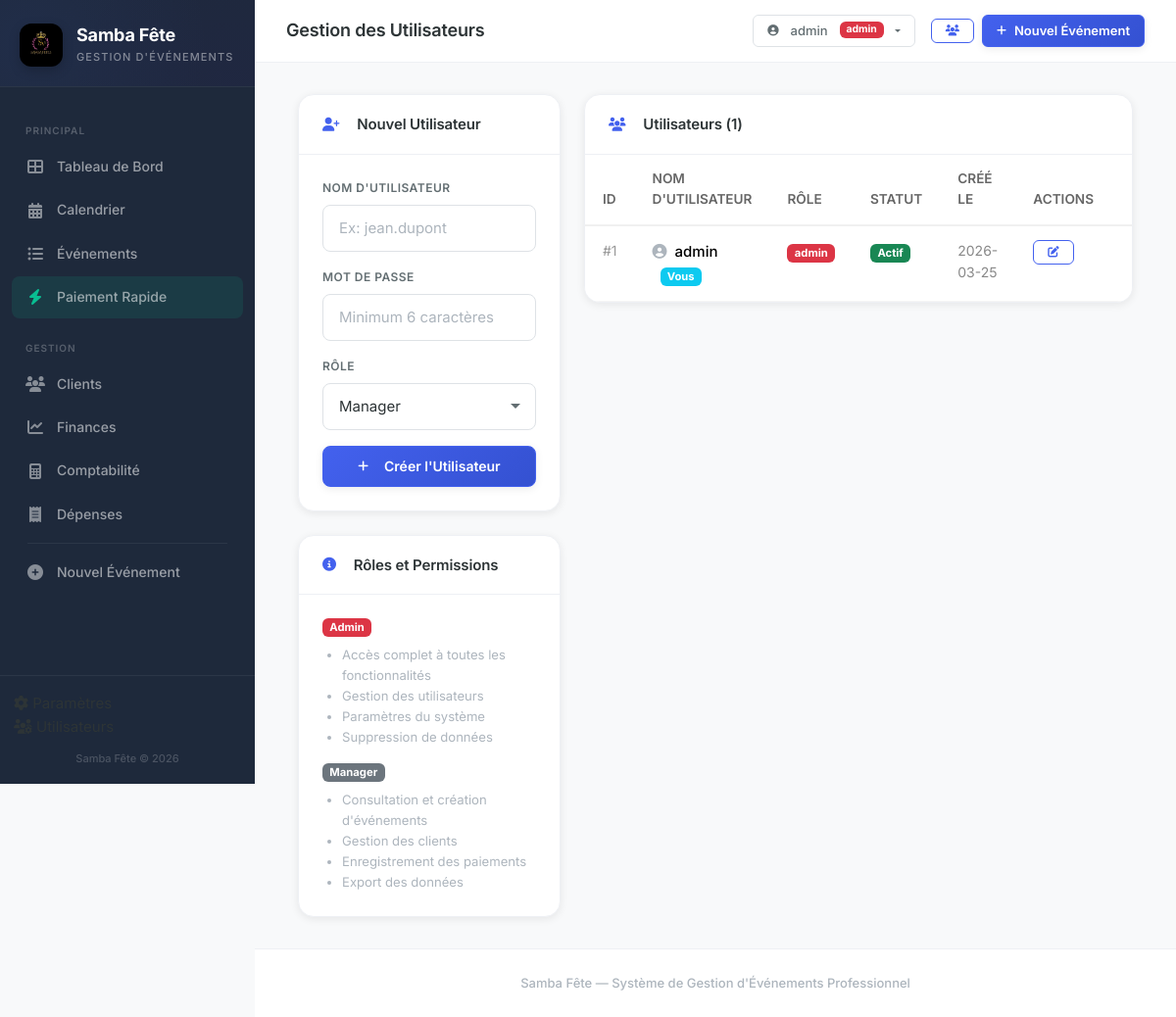
The page /parametres/utilisateurs (signed in) on the database its author committed.
### tables this page shows
CREATE TABLE users (
                id INTEGER PRIMARY KEY AUTOINCREMENT,
                username TEXT UNIQUE NOT NULL,
                password_hash TEXT NOT NULL,
                role TEXT NOT NULL DEFAULT 'manager',
                is_active INTEGER DEFAULT 1,
                created_at TEXT DEFAULT (datetime('now','localtime'))
            );

### app.py (the view)
@app.route("/parametres/utilisateurs", methods=["GET"])
@login_required
def users():
    if not is_admin():
        flash("Accès réservé aux administrateurs", "danger")
        return redirect(url_for("index"))
    users_list = get_all_users()
    return render_template("users.html", users=users_list, current_user=current_user)

### templates/users.html (shortened to what this page needs)
{% extends "base.html" %}
{% block page_title %}Gestion des Utilisateurs{% endblock %}
{% block content %}
<div class="container-fluid">
    <div class="row g-4">
        <div class="col-lg-4">
            <div class="card-custom mb-4">
                <div class="card-header-custom">
                    <h5 class="mb-0"><i class="fas fa-user-plus me-2"></i>Nouvel Utilisateur</h5>
                </div>
                <div class="card-body-custom">
                    <form method="POST" action="{{ url_for('add_user') }}">
                        <div class="mb-3">
                            <label class="form-label-elegant">Nom d'utilisateur</label>
                            <input type="text" name="username" class="form-input-elegant" required
                                   placeholder="Ex: jean.dupont" autocomplete="off">
                        </div>
                        <div class="mb-3">
                            <label class="form-label-elegant">Mot de passe</label>
                            <input type="password" name="password" class="form-input-elegant" required
                                   placeholder="Minimum 6 caractères" minlength="6">
                        </div>
                        <div class="mb-3">
                            <label class="form-label-elegant">Rôle</label>
                            <select name="role" class="form-input-elegant">
                                <option value="manager">Manager</option>
                            </select>
                        </div>
                        <button type="submit" class="btn btn-primary w-100">
                            <i class="fas fa-plus me-2"></i>Créer l'Utilisateur
                        </button>
                    </form>
                </div>
            </div>
            <div class="card-custom">
                <div class="card-header-custom">
                    <h5 class="mb-0"><i class="fas fa-info-circle me-2"></i>Rôles et Permissions</h5>
                </div>
                <div class="card-body-custom">
                    <div class="mb-3">
                        <div class="d-flex align-items-center mb-2">
                            <span class="badge bg-danger me-2">Admin</span>
                        </div>
                        <ul class="small text-muted mb-0" style="padding-left: 20px;">
                            <li>Accès complet à toutes les fonctionnalités</li>
                            <li>Gestion des utilisateurs</li>
                            <li>Paramètres du système</li>
                            <li>Suppression de données</li>
                        </ul>
                    </div>
                    <div>
                        <div class="d-flex align-items-center mb-2">
                            <span class="badge bg-secondary me-2">Manager</span>
                        </div>
                        <ul class="small text-muted mb-0" style="padding-left: 20px;">
                            <li>Consultation et création d'événements</li>
                            <li>Gestion des clients</li>
                            <li>Enregistrement des paiements</li>
                            <li>Export des données</li>
                        </ul>
                    </div>
                </div>
            </div>
        </div>
        <div class="col-lg-8">
            <div class="card-custom">
                <div class="card-header-custom d-flex justify-content-between align-items-center">
                    <h5 class="mb-0"><i class="fas fa-users me-2"></i>Utilisateurs ({{ users|length }})</h5>
                </div>
                <div class="card-body-custom p-0">
                    <div class="table-responsive">
                        <table class="table table-hover mb-0">
                            <thead>
                                <tr>
                                    <th style="padding: 14px 18px; font-weight: 600; font-size: 0.85rem; text-transform: uppercase; color: #666; border-bottom: 2px solid #f0f0f0;">ID</th>
                                    <th style="padding: 14px 18px; font-weight: 600; font-size: 0.85rem; text-transform: uppercase; color: #666; border-bottom: 2px solid #f0f0f0;">Nom d'utilisateur</th>
                                    <th style="padding: 14px 18px; font-weight: 600; font-size: 0.85rem; text-transform: uppercase; color: #666; border-bottom: 2px solid #f0f0f0;">Rôle</th>
                                    <th style="padding: 14px 18px; font-weight: 600; font-size: 0.85rem; text-transform: uppercase; color: #666; border-bottom: 2px solid #f0f0f0;">Statut</th>
                                    <th style="padding: 14px 18px; font-weight: 600; font-size: 0.85rem; text-transform: uppercase; color: #666; border-bottom: 2px solid #f0f0f0;">Créé le</th>
                                    <th style="padding: 14px 18px; font-weight: 600; font-size: 0.85rem; text-transform: uppercase; color: #666; border-bottom: 2px solid #f0f0f0; width: 120px;">Actions</th>
                                </tr>
                            </thead>
                            <tbody>
                                {% for user in users %}
                                <tr style="border-bottom: 1px solid #f5f5f5;">
                                    <td style="padding: 14px 18px; color: #999; font-size: 0.875rem;">#{{ user.id }}</td>
                                    <td style="padding: 14px 18px; font-weight: 500;">
                                        <i class="fas fa-user-circle me-2 text-muted"></i>{{ user.username }}
                                        {% if user.id == current_user.id %}
                                        <span class="badge bg-info ms-2" style="font-size: 0.7rem;">Vous</span>
                                        {% endif %}
                                    </td>
                                    <td style="padding: 14px 18px;">
                                        <span class="badge bg-{% if user.role == 'admin' %}danger{% else %}secondary{% endif %}">
                                            {{ user.role }}
                                        </span>
                                    </td>
                                    <td style="padding: 14px 18px;">
                                        <span class="badge bg-{% if user.is_active %}success{% else %}warning{% endif %}">
                                            {% if user.is_active %}Actif{% else %}Inactif{% endif %}
                                        </span>
                                    </td>
                                    <td style="padding: 14px 18px; color: #888; font-size: 0.875rem;">
                                        {{ (user.created_at|string)[:10] if user.created_at else 'N/A' }}
                                    </td>
                                    <td style="padding: 14px 18px;">
                                        <div class="d-flex gap-1">
                                            <button type="button" class="btn btn-sm btn-outline-primary"
                                                    data-bs-toggle="modal" data-bs-target="#editModal{{ user.id }}"
                                                    title="Modifier">
                                                <i class="fas fa-edit"></i>
                                            </button>
                                        </div>
                                    </td>
                                </tr>
                                {% endfor %}
                            </tbody>
                        </table>
                    </div>
                </div>
            </div>
        </div>
    </div>
</div>
{% endblock %}

### templates/base.html (shortened to what this page needs)
<!DOCTYPE html>
<html lang="fr">
<head>
    <link href="https://cdn.jsdelivr.net/npm/bootstrap@5.3.3/dist/css/bootstrap.min.css" rel="stylesheet">
    <link href="https://cdnjs.cloudflare.com/ajax/libs/font-awesome/6.5.1/css/all.min.css" rel="stylesheet">
    <link href="{{ url_for('static', filename='css/style.css') }}" rel="stylesheet">
</head>
<body>
    <nav id="sidebar" class="sidebar">
        <div class="sidebar-header">
            <div class="logo-icon">
                <img src="{{ url_for('static', filename='img/logo.jpg') }}" alt="Samba Fête">
            </div>
            <div class="sidebar-brand">
                <div class="brand-name">Samba Fête</div>
                <div class="brand-tagline">Gestion d'Événements</div>
            </div>
        </div>
        <ul class="sidebar-nav">
            <li class="nav-section-title">Principal</li>
            <li class="nav-item">
                <a href="{{ url_for('index') }}" class="nav-link {% if request.endpoint == 'index' %}active{% endif %}">
                    <i class="fas fa-th-large"></i> <span>Tableau de Bord</span>
                </a>
            </li>
            <li class="nav-item">
                <a href="{{ url_for('calendar_view') }}" class="nav-link {% if request.endpoint == 'calendar_view' %}active{% endif %}">
                    <i class="fas fa-calendar-alt"></i> <span>Calendrier</span>
                </a>
            </li>
            <li class="nav-item">
                <a href="{{ url_for('event_list') }}" class="nav-link {% if request.endpoint == 'event_list' %}active{% endif %}">
                    <i class="fas fa-list-ul"></i> <span>Événements</span>
                </a>
            </li>
            <li class="nav-item">
                <a href="{{ url_for('quick_payment') }}" class="nav-link {% if request.endpoint == 'quick_payment' %}active{% endif %}" style="background: rgba(6, 214, 160, 0.1);">
                    <i class="fas fa-bolt" style="color: var(--success);"></i> <span>Paiement Rapide</span>
                </a>
            </li>
            <li class="nav-section-title">Gestion</li>
            <li class="nav-item">
                <a href="{{ url_for('client_list') }}" class="nav-link {% if request.endpoint == 'client_list' or request.endpoint == 'client_detail' %}active{% endif %}">
                    <i class="fas fa-users"></i> <span>Clients</span>
                </a>
            </li>
            <li class="nav-item">
                <a href="{{ url_for('financials') }}" class="nav-link {% if request.endpoint == 'financials' %}active{% endif %}">
                    <i class="fas fa-chart-line"></i> <span>Finances</span>
                </a>
            </li>
            <li class="nav-item">
                <a href="{{ url_for('accounting') }}" class="nav-link {% if request.endpoint == 'accounting' %}active{% endif %}">
                    <i class="fas fa-calculator"></i> <span>Comptabilité</span>
                </a>
            </li>
            <li class="nav-item">
                <a href="{{ url_for('expenses') }}" class="nav-link {% if request.endpoint == 'expenses' %}active{% endif %}">
                    <i class="fas fa-receipt"></i> <span>Dépenses</span>
                </a>
            </li>
            <li class="sidebar-divider"></li>
            <li class="nav-item">
                <a href="{{ url_for('event_form') }}" class="nav-link {% if request.endpoint == 'event_form' %}active{% endif %}">
                    <i class="fas fa-plus-circle"></i> <span>Nouvel Événement</span>
                </a>
            </li>
        </ul>
        <div class="sidebar-footer">
            {% if current_user.is_authenticated %}
            <li class="nav-item" style="list-style: none;">
                <a href="{{ url_for('settings') }}" class="nav-link {% if request.endpoint == 'settings' %}active{% endif %}">
                    <i class="fas fa-cog"></i> <span>Paramètres</span>
                </a>
            </li>
            {% if current_user.role == 'admin' %}
            <li class="nav-item" style="list-style: none;">
                <a href="{{ url_for('users') }}" class="nav-link {% if request.endpoint == 'users' %}active{% endif %}">
                    <i class="fas fa-users-cog"></i> <span>Utilisateurs</span>
                </a>
            </li>
            {% endif %}
            {% endif %}
            <div class="sidebar-footer-text" style="margin-top: 12px;">Samba Fête &copy; {{ current_year }}</div>
        </div>
    </nav>
    <div class="main-content">
        <nav class="topbar">
            <div class="topbar-title">
                {% block page_title %}Tableau de Bord{% endblock %}
            </div>
            <div class="topbar-actions">
                {% if current_user.is_authenticated %}
                <div class="dropdown d-none d-sm-inline-block me-2">
                    <button class="btn btn-outline-secondary btn-sm dropdown-toggle" type="button" data-bs-toggle="dropdown">
                        <i class="fas fa-user-circle me-1"></i> {{ current_user.username }}
                        <span class="badge bg-{% if current_user.role == 'admin' %}danger{% else %}secondary{% endif %} ms-1" style="font-size: 0.65rem;">{{ current_user.role }}</span>
                    </button>
                </div>
                {% endif %}
                <a href="{{ url_for('client_list') }}" class="btn btn-outline-gold btn-sm" title="Clients">
                    <i class="fas fa-users"></i>
                </a>
                <a href="{{ url_for('event_form') }}" class="btn btn-primary btn-sm">
                    <i class="fas fa-plus"></i> <span class="d-none d-sm-inline">Nouvel Événement</span>
                </a>
            </div>
        </nav>
        <div class="page-content">
            {% block content %}{% endblock %}
        </div>
        <footer class="app-footer">
            Samba Fête &mdash; Système de Gestion d'Événements Professionnel
        </footer>
    </div>
</body>
</html>

### rows shown on the page
users: username "admin", role "admin", id "1", shows "Vous", is_active "Actif", created_at "2026-03-25"

### other values the page prints
{{ users|length }} "1"
